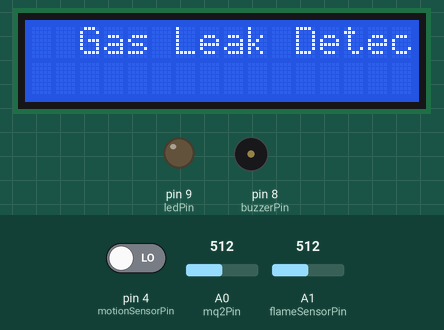
Simulated run of this sketch. Board: Arduino Uno, built with avr-gcc and run on an emulated ATmega328P. Parts: 16×2 character LCD, output pins drawn as LEDs (lit = HIGH), buzzer (waves = sounding, pin HIGH). Inputs (shaded band) come from the test bench; at power-on: A1 (flameSensorPin) = 512, pin 4 (motionSensorPin) LOW, A0 (mq2Pin) = 512. What the sketch prints to the serial monitor is not drawn.

Above: at 2.1 s.
3.3 s: A1 (flameSensorPin) set to 290
At 4.5 s:
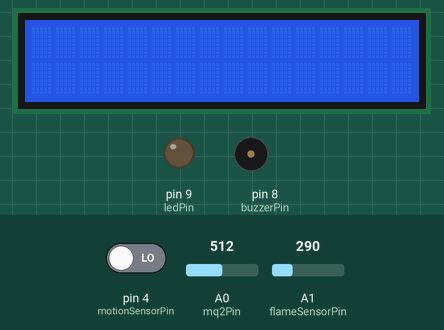
8.2 s: A1 (flameSensorPin) set to 309
At 10.0 s:
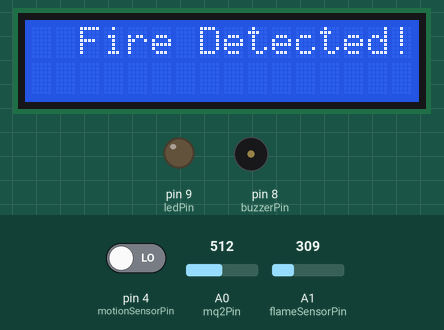
13.1 s: pin 4 (motionSensorPin) driven HIGH
At 17.2 s:
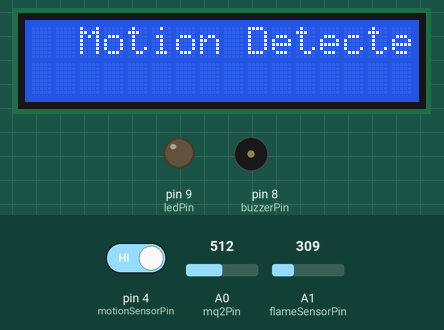
18.0 s: pin 4 (motionSensorPin) driven LOW
22.9 s: A0 (mq2Pin) set to 242
27.8 s: A0 (mq2Pin) set to 223
Timing chart, 0 to 30.8 s (numbered marks = the images above; inputs shaded):
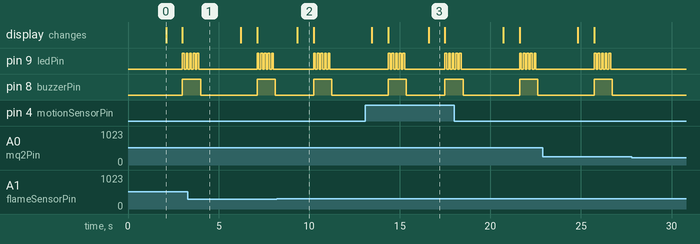

Measured:
- the behaviour switches between 299 and 300 on A1 (flameSensorPin) (found by bisection; images 1 and 2)
- after the input at 13.1 s, the display: first differs from a run without the input after 3.5 s (image 3)
- after the input at 27.8 s, pin 9 (ledPin): stops changing and stays LOW; pin 8 (buzzerPin): stays LOW (without the input it goes to HIGH after 2.1 s)
- what the display in image 0 shows lasts 0.9 s, from 2.1 s to 3.0 s

The sketch:

Arduino_Code.ino
```cpp
#include <SoftwareSerial.h>
#include <LiquidCrystal_I2C.h>
const int mq2Pin = A0;
const int flameSensorPin = A1;
const int motionSensorPin = 4;
const int buzzerPin = 8;
const int ledPin = 9;
// Initialize LCD
LiquidCrystal_I2C lcd(0x27, 16, 2);

// Threshold values
const int MQ2Threshold = 230; // Adjust based on testing
const int flameThreshold = 300; // Adjust based on testing
void setup() {
  // Initialize serial communications
  Serial.begin(9600);
  // Set pin modes
  pinMode(mq2Pin, INPUT);
  pinMode(flameSensorPin, INPUT);
  pinMode(motionSensorPin, INPUT);
  pinMode(buzzerPin, OUTPUT);
  pinMode(ledPin, OUTPUT);
  // Initialize LCD
  lcd.init();
  lcd.backlight();
  lcd.setCursor(0, 0);
  lcd.print("System Ready");
  delay(2000);
  lcd.clear();
}

void loop() {
  // Read sensor values
  int mq2Value = analogRead(mq2Pin);
  int flameValue = analogRead(flameSensorPin);
  int motionValue = digitalRead(motionSensorPin);

  // Check each sensor
  if (mq2Value > MQ2Threshold) {
    lcdMessage("Gas Leak Detected!");
    activateAlarm();
    Serial.println('G');
    delay(1200);//You can remove the delay if it affects the reading
  }

  if (flameValue < flameThreshold) {
    lcdMessage("Fire Detected!");
    activateAlarm();
    Serial.println('F');
    delay(1200);//You can remove the delay if it affects the reading
  }
 if (motionValue == HIGH) {
    lcdMessage("Motion Detected!");
    activateAlarm();
    Serial.println('M');
    delay(1200); //You can remove the delay if it affects the reading
  }

  // Small delay before the next loop
  delay(1000);
}

// Display message on LCD
void lcdMessage(const char* message) {
  lcd.clear();
  lcd.setCursor(2, 0);
  lcd.print(message);
  delay(900);
  lcd.clear();
}

// Helper function to activate buzzer and LED
void activateAlarm() {
  digitalWrite(buzzerPin, HIGH);
  for (int i = 0; i < 5; i++) {
    digitalWrite(ledPin, HIGH);
    delay(100);
    digitalWrite(ledPin, LOW);
    delay(100);
  }
   digitalWrite(buzzerPin, LOW);
 }
```
